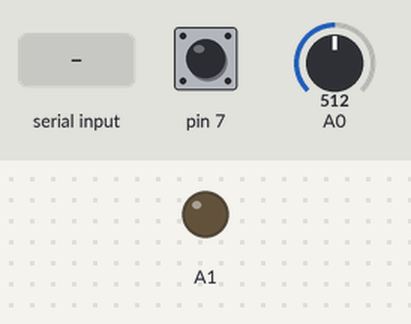
A sketch run on a simulated Arduino Uno, built with avr-gcc and run on an emulated ATmega328P. Parts: output pins drawn as LEDs (lit = HIGH). The inputs (shaded band) are chosen by the test bench; at power-on: A0 = 512, pin 7 HIGH. What the sketch prints to the serial monitor is not drawn.

Above: at 1.2 s.
1.3 s: "1" received over Serial
At 2.4 s:
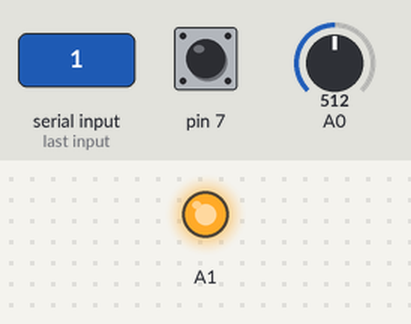
8.6 s: "0" received over Serial
At 9.0 s:
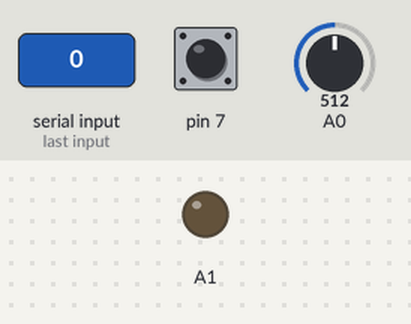
11.6 s: A0 set to 305
Timing chart, 0 to 14.1 s (numbered marks = the images above; inputs shaded):
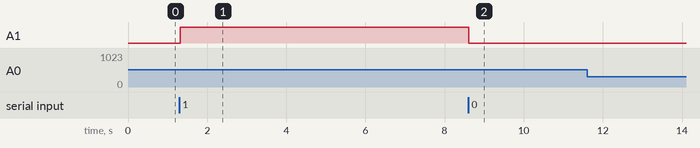

The sketch:

Tanland_proximity.ino
```cpp
/* Author: Benjamin Low
 * Last update: 17 Aug 2015
 * Description: Infrared proximity sensor for ball detection passing
 * through a tube. Constantly serial writes the sensor value from 0-255.
 * A lower value means ball is detected.
 * A 5V arcade button is also connected. Button lights
 * are controlled by an external program through the serial port.
 * Serial writes to port to external program whenever button status changes.
 */

//For testing purposes only
int INITIAL_VALUE = 400; //need to calibrate with tube diameter
const int SENSITIVITY = 50; //need to calibrate. Difference in reading between initial value or no ball detected and when ball detected
int ball_count;
boolean is_same_ball;

//For actual program
int sensor_value;
int switch_status, prev_switch_status;
boolean is_led_on;

void setup() {
  pinMode(7, INPUT_PULLUP);
  pinMode(A1, OUTPUT);
  pinMode(A0, INPUT);
  Serial.begin(9600);
  switch_status = prev_switch_status = HIGH;
}

void loop() {

  serialEvent();

  read_switch();

  sensor_value = analogRead(A0);
  sensor_value = map(sensor_value, 0, 500, 0, 255);
  sensor_value = constrain(sensor_value, 2, 255);
  Serial.write(sensor_value);
  //      Serial.println(sensor_value);

  //run_test(); //for testing purposes with Processing GUI

  run_led(); //controlled by external command

  delay(20);
}

void run_led() {
  if (is_led_on == true) {
    analogWrite(A1, 255);
  } else if (is_led_on == false) {
    analogWrite(A1, 0);
  }
}

void serialEvent() {
  char inChar;

  while (Serial.available()) {
    inChar = (char)Serial.read();
  }
  if (inChar == '1') {
    is_led_on = true;
  } else if (inChar == '0') {
    is_led_on = false;
  }

}

void read_switch() {
  switch_status = digitalRead(7);

  if (switch_status != prev_switch_status) {

    if (switch_status == HIGH) {
        Serial.write(0);
//      Serial.println("off");
      delay(100); //to allow the Flash program to sample fast enough
    } else {
        Serial.write(1);
//      Serial.println("on");
      delay(100); //to allow the Flash program to sample fast enough
    }
  }

  prev_switch_status = switch_status;
}


void run_test() {
  if (sensor_value < INITIAL_VALUE - SENSITIVITY && is_same_ball == false) {
    is_same_ball = true;
    ball_count++;
    Serial.write(9); //assuming "9" means a ball detected
  } else if (sensor_value > INITIAL_VALUE - SENSITIVITY && is_same_ball == true) {
    is_same_ball = false;
  }
}
```

Measured:
- after the input at 1.3 s, A1: LOW → HIGH at once
- after the input at 8.6 s, A1: HIGH → LOW at once
- after the input at 11.6 s, every drawn part: stays the same
